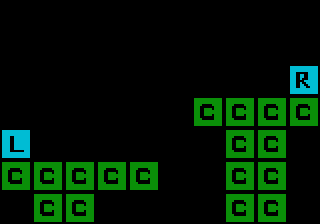

This game map was drawn from its Tiled (.tmx) file and the tilesets committed beside it. A one-line description and the full map source follow:
An orthogonal 10x7 tile map with 32x32 px tiles, 1 tile layer (Tile Layer), 2 tilesets.

<map version="1.0" orientation="orthogonal" renderorder="right-up" width="10" height="7" tilewidth="32" tileheight="32" nextobjectid="18">
 <tileset firstgid="1" name="templateTiles" tilewidth="32" tileheight="32">
  <image source="../templateTiles.png" width="128" height="64" />
 </tileset>
 <tileset firstgid="9" name="templateObjects" tilewidth="32" tileheight="32">
  <image source="../templateObjects.png" width="128" height="64" />
 </tileset>
 <layer name="Tile Layer" width="10" height="7">
  <data>
   <tile gid="0" />
   <tile gid="0" />
   <tile gid="0" />
   <tile gid="0" />
   <tile gid="0" />
   <tile gid="0" />
   <tile gid="0" />
   <tile gid="0" />
   <tile gid="0" />
   <tile gid="0" />
   <tile gid="0" />
   <tile gid="0" />
   <tile gid="0" />
   <tile gid="0" />
   <tile gid="0" />
   <tile gid="0" />
   <tile gid="0" />
   <tile gid="0" />
   <tile gid="0" />
   <tile gid="0" />
   <tile gid="0" />
   <tile gid="0" />
   <tile gid="0" />
   <tile gid="0" />
   <tile gid="0" />
   <tile gid="0" />
   <tile gid="0" />
   <tile gid="0" />
   <tile gid="0" />
   <tile gid="3" />
   <tile gid="0" />
   <tile gid="0" />
   <tile gid="0" />
   <tile gid="0" />
   <tile gid="0" />
   <tile gid="0" />
   <tile gid="1" />
   <tile gid="1" />
   <tile gid="1" />
   <tile gid="1" />
   <tile gid="2" />
   <tile gid="0" />
   <tile gid="0" />
   <tile gid="0" />
   <tile gid="0" />
   <tile gid="0" />
   <tile gid="0" />
   <tile gid="1" />
   <tile gid="1" />
   <tile gid="0" />
   <tile gid="1" />
   <tile gid="1" />
   <tile gid="1" />
   <tile gid="1" />
   <tile gid="1" />
   <tile gid="0" />
   <tile gid="0" />
   <tile gid="1" />
   <tile gid="1" />
   <tile gid="0" />
   <tile gid="0" />
   <tile gid="1" />
   <tile gid="1" />
   <tile gid="0" />
   <tile gid="0" />
   <tile gid="0" />
   <tile gid="0" />
   <tile gid="1" />
   <tile gid="1" />
   <tile gid="0" />
  </data>
 </layer>
 <objectgroup name="Object Layer" />
</map>
